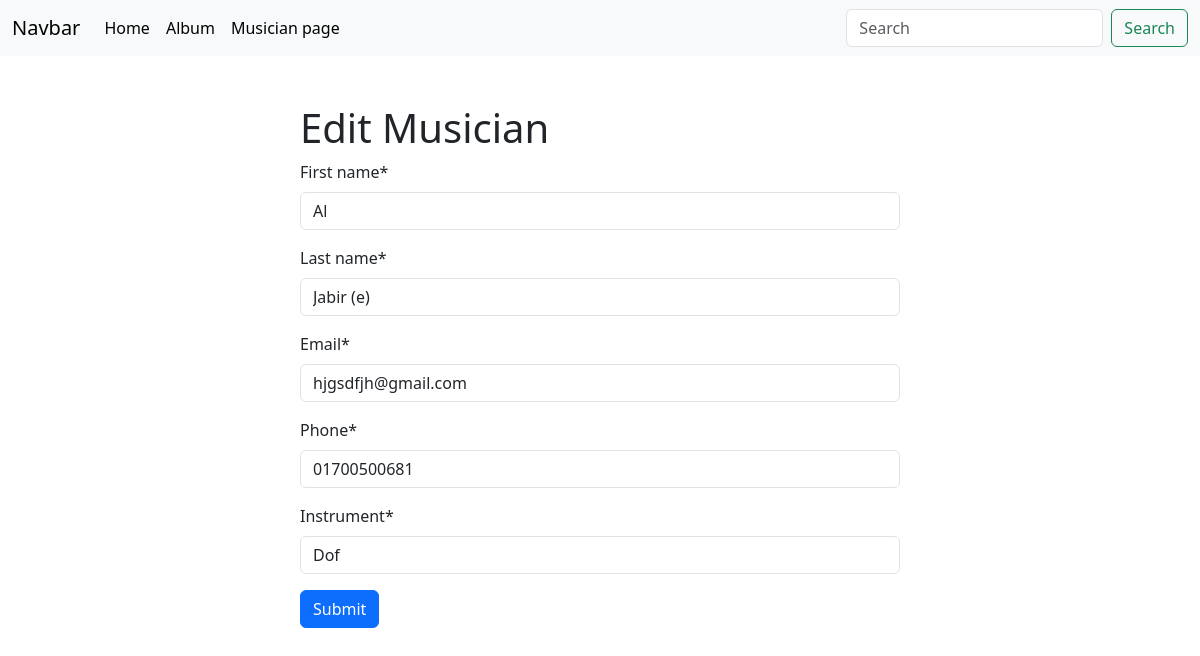
The page /album/edit_musician/3/ on the database its author committed.
### Musician/models.py (models this page shows, shortened)
class Musician(models.Model):
    first_name = models.CharField(max_length=30)
    last_name = models.CharField(max_length=30)
    email = models.EmailField()
    phone = models.CharField(max_length=15)
    instrument = models.CharField(max_length=30)

### Album/views.py (the view)
# urls.py: path("edit_musician/<int:id>/", views.edit_musician, name="edit_musician"),
def edit_musician(request, id):
    post = Musician.objects.get(pk=id)
    form = MusicianForm(instance=post)
    if request.method == "POST":
        form = MusicianForm(request.POST, instance=post)
        if form.is_valid():
            form.save()
            return redirect("home")
    return render(request, "musician.html", {"form": form,"id":id})

### Musician/forms.py
class MusicianForm(forms.ModelForm):
    class Meta:
        model = Musician
        fields = "__all__"

### Musician/templates/musician.html
{% extends "base.html" %} {% load crispy_forms_tags %} {% block content %}
<div class="w-50 m-auto mt-5">
  <form method="POST">
    {% if id %}
    <h1>Edit Musician</h1>
    {% else %}
    <h1>Add Musician</h1>
    {% endif %} {% csrf_token %} {{form | crispy }}
    <button class="btn btn-primary">Submit</button>
  </form>
</div>
{% endblock content %}

### rows shown on the page
Musician: first_name "Al", last_name "Jabir (e)", email "hjgsdfjh@gmail.com", phone "01700500681", instrument "Dof"
